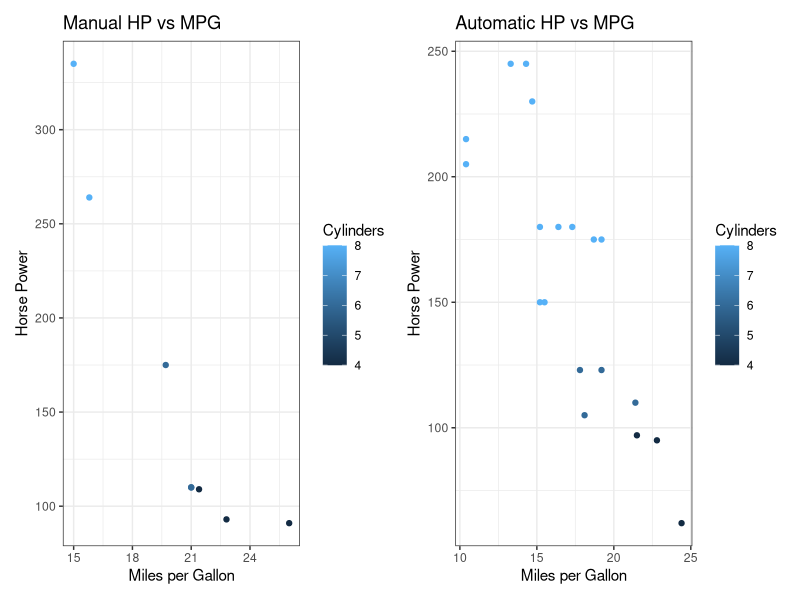

The R script that drew this image:
library(ggplot2)
library(dplyr)
library(ggrepel)
library(patchwork)

manual <- mtcars %>% 
  filter(between(disp, 100, 1000)) %>% 
  group_by(am) %>% 
  arrange(desc(am)) %>% 
  ungroup() %>% 
  slice(1:8)
automatic <- mtcars %>% 
  filter(between(disp, 100, 1000)) %>% 
  group_by(am) %>% 
  arrange(desc(am)) %>% 
  ungroup() %>% 
  slice(9:27)
#add titles and labels
p1 <- ggplot(manual, aes(mpg, hp)) +
  geom_point(aes(color = cyl)) +
  ggtitle("Manual HP vs MPG") +
  xlab("Miles per Gallon") +
  ylab("Horse Power")+
  labs(color = "Cylinders") +
  theme_bw()

p2 <- ggplot(automatic, aes(mpg, hp)) +
  geom_point(aes(color = cyl)) +
  ggtitle("Automatic HP vs MPG") +
  xlab("Miles per Gallon") +
  ylab("Horse Power") +
  labs(color = "Cylinders") +
  theme_bw()
(p1 | p2)
